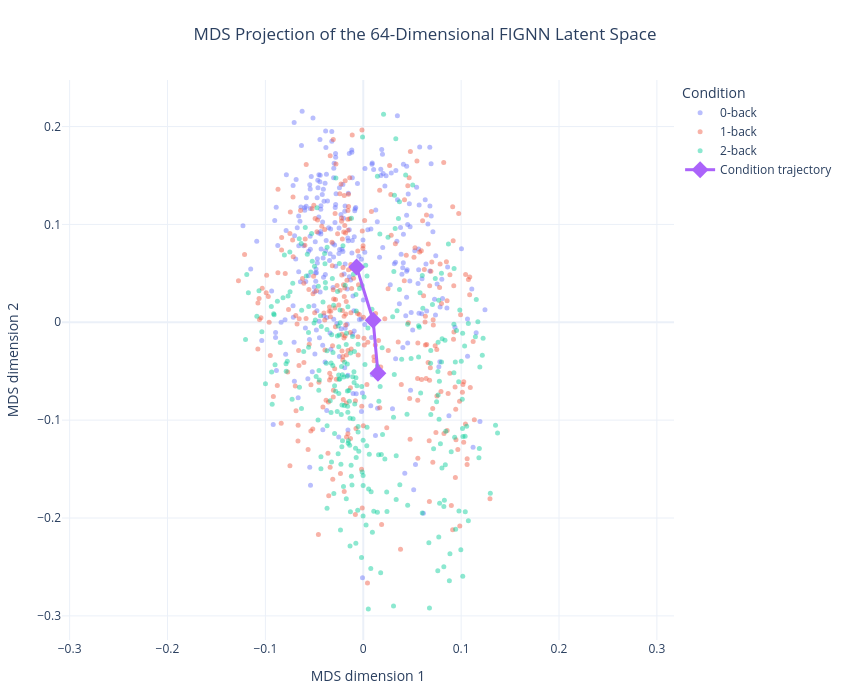

The notebook cell this image was saved under:
### Code cell
# ============================================================
# 7. LATENT SPACE VISUALIZATION — MDS
# ============================================================

from sklearn.manifold import MDS


# ------------------------------------------------------------
# True 64-D condition centroids
# ------------------------------------------------------------

centroids = np.vstack([
    z_test[y_test == 0].mean(axis=0),
    z_test[y_test == 1].mean(axis=0),
    z_test[y_test == 2].mean(axis=0)
])


# ------------------------------------------------------------
# Embed trials + centroids together
# ------------------------------------------------------------

z_mds_input = np.vstack([
    z_test,
    centroids
])


mds = MDS(
    n_components=2,
    metric=True,
    random_state=42,
    n_init=4,
    max_iter=300
)

z_2d = mds.fit_transform(z_mds_input)


# ------------------------------------------------------------
# Split trial and centroid coordinates
# ------------------------------------------------------------

sample_coords = z_2d[:-3]
centroid_coords = z_2d[-3:]


# ------------------------------------------------------------
# Trial-level dataframe
# ------------------------------------------------------------

plot_df = pd.DataFrame({
    "MDS 1": sample_coords[:, 0],
    "MDS 2": sample_coords[:, 1],
    "Condition": [
        LABEL_NAMES[int(y)]
        for y in y_test
    ]
})


# ------------------------------------------------------------
# Individual trial embeddings
# ------------------------------------------------------------

fig = px.scatter(
    plot_df,
    x="MDS 1",
    y="MDS 2",
    color="Condition",
    opacity=0.45
)


fig.update_traces(
    marker=dict(size=5)
)


# ------------------------------------------------------------
# Centroid trajectory
#
# The line shows:
# 0-back → 1-back → 2-back
# ------------------------------------------------------------

fig.add_trace(
    go.Scatter(
        x=centroid_coords[:, 0],
        y=centroid_coords[:, 1],
        mode="lines+markers",
        name="Condition trajectory",
        marker=dict(
            size=13,
            symbol="diamond"
        ),
        line=dict(
            width=3
        ),
        text=[
            "0-back centroid",
            "1-back centroid",
            "2-back centroid"
        ],
        hovertemplate=(
            "%{text}<br>"
            "MDS 1: %{x:.4f}<br>"
            "MDS 2: %{y:.4f}"
            "<extra></extra>"
        )
    )
)


# ------------------------------------------------------------
# Paper-style layout
# ------------------------------------------------------------

fig.update_layout(
    template="plotly_white",

    title=dict(
        text=(
            "MDS Projection of the 64-Dimensional FIGNN Latent Space"
        ),
        x=0.5,
        xanchor="center"
    ),

    height=700,
    width=850,

    legend=dict(
        title="Condition",
        x=1.01,
        y=1
    ),

    margin=dict(
        l=60,
        r=160,
        t=80,
        b=60
    )
)


# ------------------------------------------------------------
# Equal physical scale
#
# Important because this is a distance-preserving visualization.
# ------------------------------------------------------------

fig.update_yaxes(
    title="MDS dimension 2",
    scaleanchor="x",
    scaleratio=1
)

fig.update_xaxes(
    title="MDS dimension 1"
)


fig.show()

### Figure 1 — Plotly figure (JSON) as saved in the notebook; plotly's stock layout.template omitted (floating-point values rounded to 4 significant figures; data arrays with more than 128 entries replaced by an {"elided": "..."} marker saying what was removed)
{"data": [{"hovertemplate": "Condition=0-back<br>MDS 1=%{x}<br>MDS 2=%{y}<extra></extra>", "legendgroup": "0-back", "marker": {"color": "#636efa", "opacity": 0.45, "size": 5, "symbol": "circle"}, "mode": "markers", "name": "0-back", "orientation": "v", "showlegend": true, "type": "scatter", "x": {"elided": "288 float values"}, "xaxis": "x", "y": {"elided": "288 float values"}, "yaxis": "y"}, {"hovertemplate": "Condition=1-back<br>MDS 1=%{x}<br>MDS 2=%{y}<extra></extra>", "legendgroup": "1-back", "marker": {"color": "#EF553B", "opacity": 0.45, "size": 5, "symbol": "circle"}, "mode": "markers", "name": "1-back", "orientation": "v", "showlegend": true, "type": "scatter", "x": {"elided": "288 float values"}, "xaxis": "x", "y": {"elided": "288 float values"}, "yaxis": "y"}, {"hovertemplate": "Condition=2-back<br>MDS 1=%{x}<br>MDS 2=%{y}<extra></extra>", "legendgroup": "2-back", "marker": {"color": "#00cc96", "opacity": 0.45, "size": 5, "symbol": "circle"}, "mode": "markers", "name": "2-back", "orientation": "v", "showlegend": true, "type": "scatter", "x": {"elided": "288 float values"}, "xaxis": "x", "y": {"elided": "288 float values"}, "yaxis": "y"}, {"hovertemplate": "%{text}<br>MDS 1: %{x:.4f}<br>MDS 2: %{y:.4f}<extra></extra>", "line": {"width": 3}, "marker": {"size": 13, "symbol": "diamond"}, "mode": "lines+markers", "name": "Condition trajectory", "text": ["0-back centroid", "1-back centroid", "2-back centroid"], "type": "scatter", "x": [-0.006817, 0.01008, 0.01501], "y": [0.05655, 0.002076, -0.05201]}], "layout": {"height": 700, "legend": {"title": {"text": "Condition"}, "tracegroupgap": 0, "x": 1.01, "y": 1}, "margin": {"b": 60, "l": 60, "r": 160, "t": 80}, "title": {"text": "MDS Projection of the 64-Dimensional FIGNN Latent Space", "x": 0.5, "xanchor": "center"}, "width": 850, "xaxis": {"anchor": "y", "domain": [0, 1], "title": {"text": "MDS dimension 1"}}, "yaxis": {"anchor": "x", "domain": [0, 1], "scaleanchor": "x", "scaleratio": 1, "title": {"text": "MDS dimension 2"}}}}
